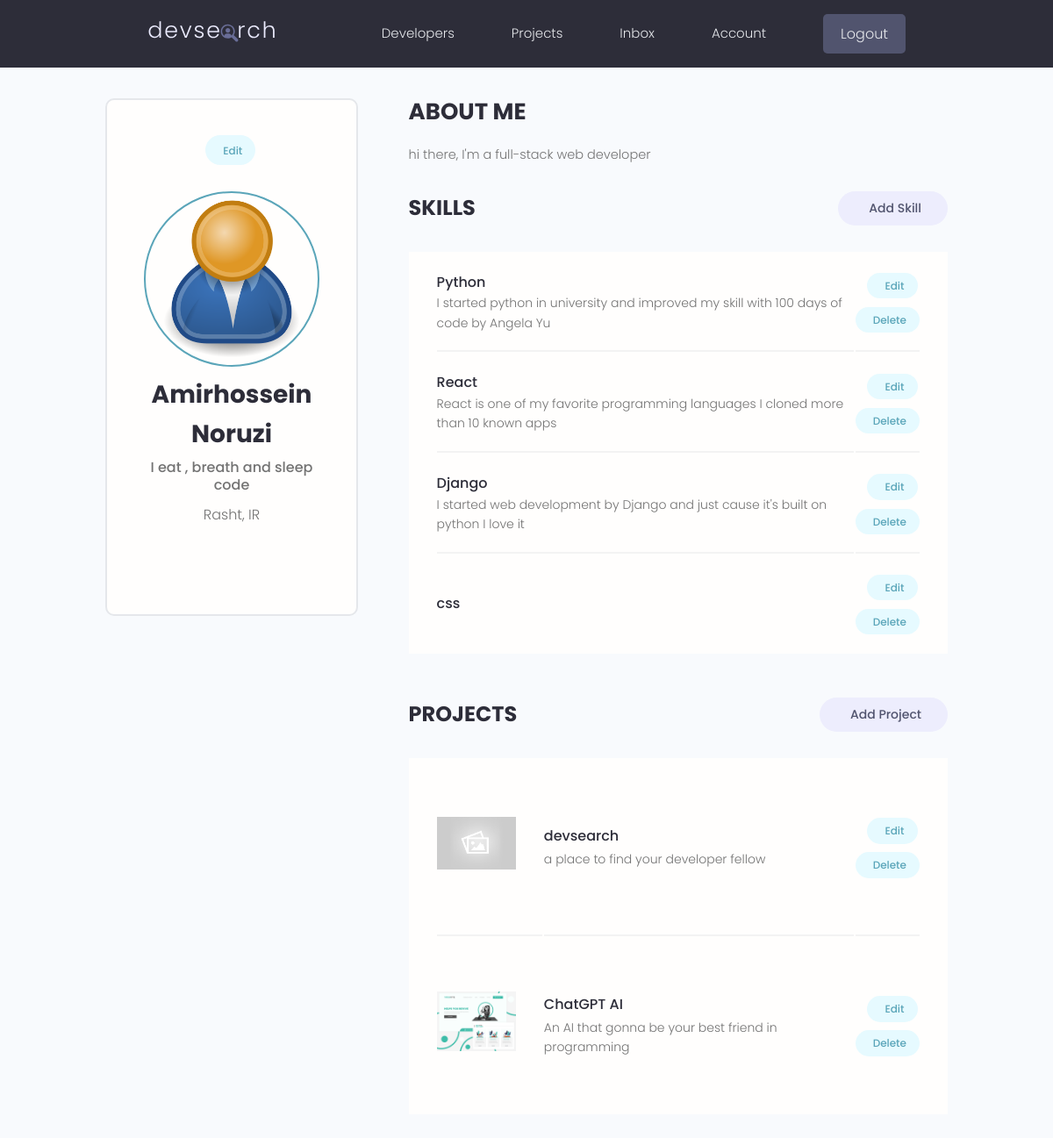
Page /account/ (signed in) on the earlier database version.
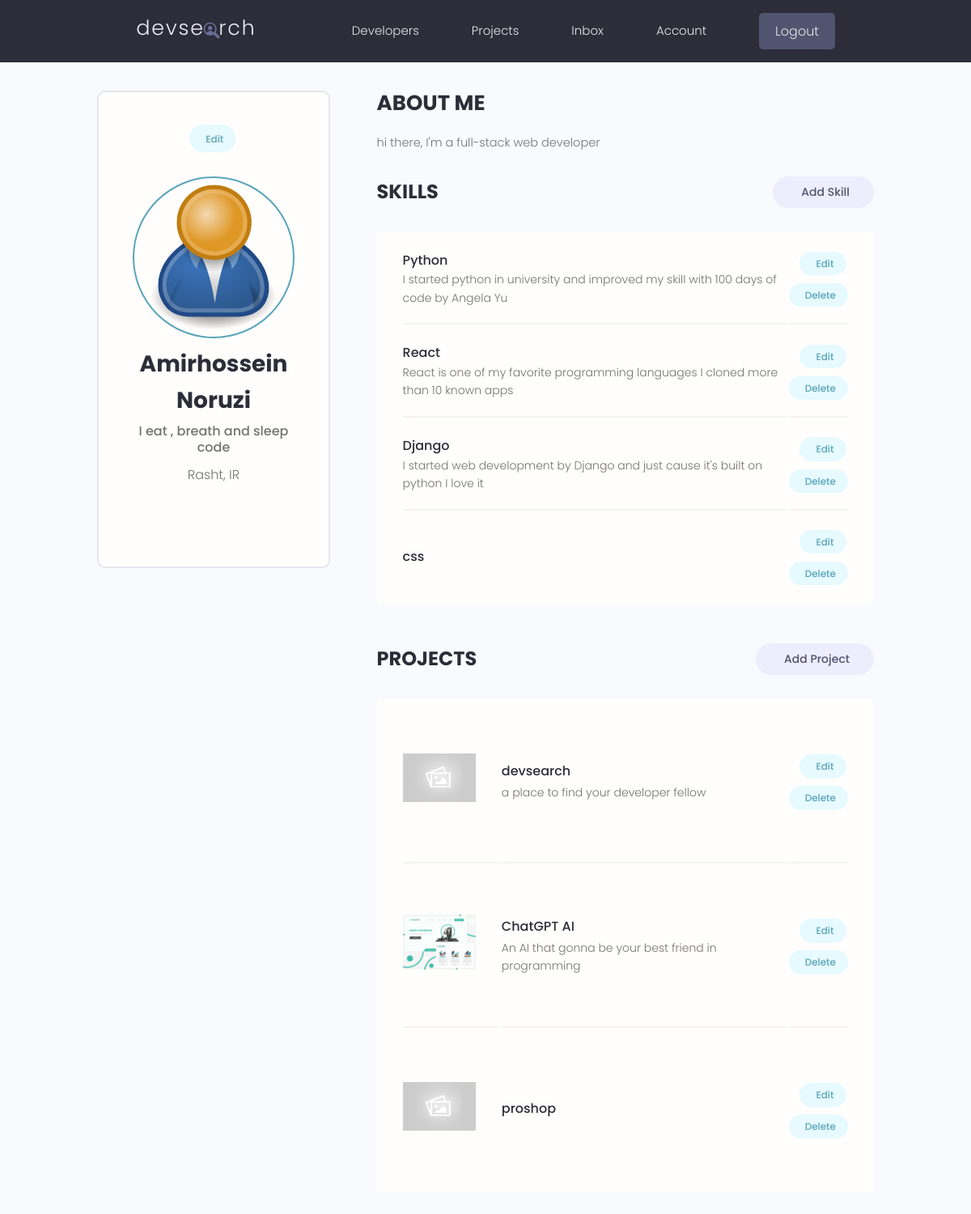
Same page on the later database version.
### users/models.py (models this page shows)
class Skill(models.Model):
    owner = models.ForeignKey(Profile, on_delete=models.CASCADE, null=True, blank=True)
    name = models.CharField(max_length=200, null=True, blank=True)
    description = models.TextField(null=True, blank=True)
    created = models.DateTimeField(auto_now_add=True)
    id = models.UUIDField(default=uuid.uuid4, primary_key=True, unique=True, editable=False)
    def __str__(self):
        return str(self.name)

### projects/models.py (models this page shows, shortened)
class Project(models.Model):
    owner = models.ForeignKey(Profile, null=True, blank=True, on_delete=models.CASCADE)
    title = models.CharField(max_length=50)
    description = models.TextField(null=True, blank=True)
    featured_image = models.ImageField(default='default.jpg', blank=True, null=True)
    tags = models.ManyToManyField("Tag", blank=True)
    demo_link = models.CharField(max_length=2000, null=True, blank=True)
    source_link = models.CharField(max_length=2000, null=True, blank=True)
    vote_total = models.IntegerField(default=0, null=True, blank=True)
    vote_ratio = models.IntegerField(default=0, null=True, blank=True)
    created = models.DateTimeField(auto_now_add=True)
    id = models.UUIDField(default=uuid.uuid4, primary_key=True, unique=True, editable=False)
    class Meta:
        ordering = ['-vote_ratio', 'vote_total', 'title']
    @property
    def imageUrl(self):
        try:
            url = self.featured_image.url
        except:
            url = ''
        return url

### users/views.py (the view)
# urls.py: path('account/', views.userAccount, name='account'),
@login_required(login_url='login')
def userAccount(request):
    profile = request.user.profile
    skills = profile.skill_set.all()
    projects = profile.project_set.all()
    context = {
        'profile': profile,
        'skills': skills,
        'projects': projects,
    }
    return render(request, 'users/account.html', context)

### users/models.py (called while the page is built)
    @property
    def imageUrl(self):
        try:
            url = self.profile_image.url
        except:
            url = ''
        return url

### users/templates/users/account.html (shortened to what this page needs)
{% extends 'base.html' %}
{% block content %}
<main class="settingsPage profile my-md">
    <div class="container">
      <div class="layout">
        <div class="column column--1of3">
          <div class="card text-center">
            <div class="card__body dev">
              <a class="tag tag--pill tag--main settings__btn" href="{% url 'edit-account' %}"> Edit</a>
              <img class="avatar avatar--xl dev__avatar" src="{{profile.imageUrl}}" />
              <h2 class="dev__name">{{profile.name}}</h2>
              <p class="dev__title">{{profile.short_intro}}</p>
              <p class="dev__location">{{profile.location}}</p>
            </div>
          </div>
        </div>
        <div class="column column--2of3">
          <div class="devInfo">
            <h3 class="devInfo__title">About Me</h3>
            <p class="devInfo__about">{{profile.bio}}</p>
          </div>
          <div class="settings">
            <h3 class="settings__title">Skills</h3>
            <a class="tag tag--pill tag--sub settings__btn tag--lg" href="{% url 'create-skill' %}"> Add Skill</a>
          </div>
          <table class="settings__table">
            {% for skill in skills %}
            <tr>
              <td class="settings__tableInfo">
                <h4>{{skill}}</h4>
                <p>{{skill.description}}</p>
              </td>
              <td class="settings__tableActions">
                <a class="tag tag--pill tag--main settings__btn" href="{% url 'update-skill' skill.id %}"> Edit</a>
                <a class="tag tag--pill tag--main settings__btn" href="{% url 'delete-skill' skill.id %}?next=/account">
                  Delete</a>
              </td>
            </tr>
            {% endfor %}
          </table>
          <div class="settings">
            <h3 class="settings__title">Projects</h3>
            <a class="tag tag--pill tag--sub settings__btn tag--lg" href="{% url 'create-project' %}"> Add Project</a>
          </div>
          <table class="settings__table">
            {% for project in projects %}
            <tr>
              <td class="settings__thumbnail">
                <a href="{% url 'single-project' project.id %}"><img src="{{project.imageUrl}}" alt="Project Thumbnail" /></a>
              </td>
              <td class="settings__tableInfo">
                <a href="{% url 'single-project' project.id %}">{{project.title}}</a>
                <p>{{project.description|slice:"150"}}</p>
              </td>
              <td class="settings__tableActions">
                <a class="tag tag--pill tag--main settings__btn" href="{% url 'update-project' project.id %}"> Edit</a>
                <a class="tag tag--pill tag--main settings__btn" href="{% url 'delete-project' project.id %}?next=/account">
                  Delete</a>
              </td>
            </tr>
            {% endfor %}
          </table>
        </div>
      </div>
    </div>
</main>
{% endblock content %}

Differences in the rows shown:
added Project: imageUrl (placeholder picture), title "proshop"
